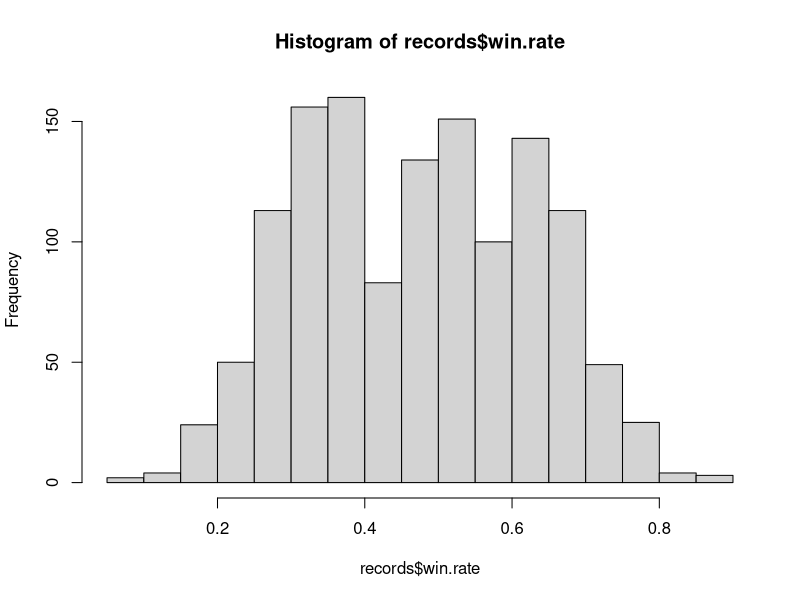
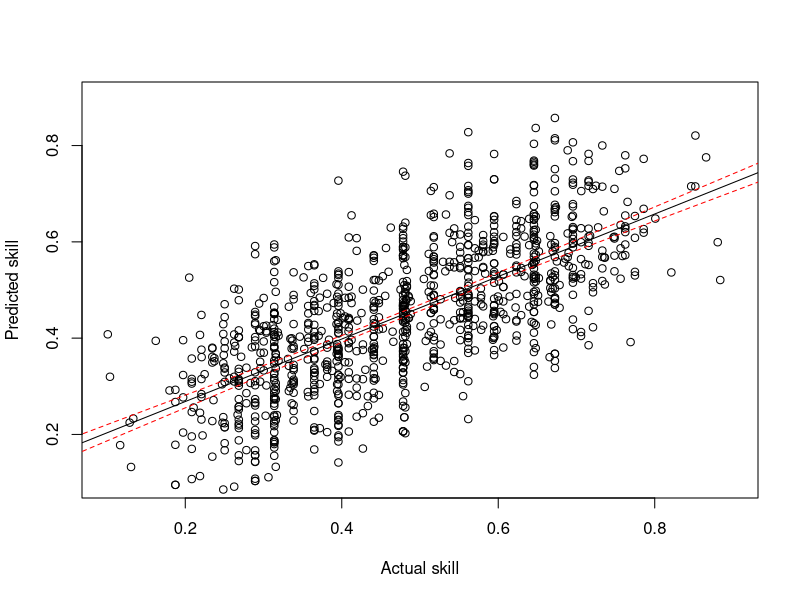

R code for these plots, in order:
# setwd('C:/Ralph/Programming/777-data')
records = read.csv('records2.csv')
for (i in 1:nrow(records)) {
	if (records[i, "player1"] > records[i, "player2"]) {
		tmp = records[i, "player1"]
		records[i, "player1"] = records[i, "player2"]
		records[i, "player2"] = tmp
		tmp = records[i, "kills"]
		records[i, "kills"] = records[i, "deaths"]
		records[i, "deaths"] = tmp
	}
}

records2 = records
tmp = records2$player1
records2$player1 = records2$player2
records2$player2 = tmp
tmp = records2$kills
records2$kills = records2$deaths
records2$deaths = tmp
records = rbind(records, records2)
#default.win.rate = qbeta(0.4, mean(records$kills), mean(records$deaths))
default.win.rate = qbeta(0.4, mean(records$kills), mean(records$deaths))
#records$win.rate = (records$kills + 2) / (records$kills + records$deaths + 4)
records$win.rate = qbeta(0.4, records$kills + mean(records$kills), records$deaths + mean(records$deaths))
write.csv(records, file='win_records.csv')
hist(records$win.rate)

# leave-one-out test
# Bootstrap
errors = as.numeric(read.csv('errors.csv', header=FALSE))
errors.boot = sample(errors, length(errors) * 10000, replace=TRUE)
# IQR
errors.ci = tapply(errors.boot, rep(1:10000, length(errors)), function(x) { return(quantile(x, 0.75) - quantile(x, 0.25))})
quantile(errors, 0.75) - quantile(errors, 0.25)
quantile(errors.ci, 0.025)
quantile(errors.ci, 0.975)
# mean
errors.ci = tapply(errors.boot, rep(1:10000, length(errors)), mean)
mean(errors)
quantile(errors.ci, 0.025)
quantile(errors.ci, 0.975)
# variance
errors.ci = tapply(errors.boot, rep(1:10000, length(errors)), var)
var(errors)
quantile(errors.ci, 0.025)
quantile(errors.ci, 0.975)

# plot test data against true data
data = read.csv('inferred_test.csv')
plot(data[,6], data[,7], xlab='Actual skill', ylab='Predicted skill', xlim=c(0.1, 0.9), ylim=c(0.1, 0.9))
cor(data[,6], data[,7])
names(data)[4] = 'one.vs.two'
names(data)[5] = 'two.vs.three'
names(data)[6] = 'actual.skill'
names(data)[7] = 'predicted.skill'
model = lm(predicted.skill ~ actual.skill, data=data)
abline(model)
conf.data = seq(0, 1, 0.05)
conf.p = predict(model, newdata=data.frame(actual.skill=conf.data), interval=c('confidence'))
lines(conf.data, conf.p[,2], col='red', lty=2)
lines(conf.data, conf.p[,3], col='red', lty=2)

# actual ranking
data = read.csv('inferred_data.csv')
j = nrow(records) + 1
for (i in 1:nrow(data)) {
  if (data[i, 1] < data[i, 2]) {
    records[j,] = c(data[i, 1], data[i, 2], 0, 0, data[i, 3])
  } else {
    records[j,] = c(data[i, 2], data[i, 1], 0, 0, 1 - data[i, 3])
  }
  j = j + 1
}

records = records[order(records[,1]),]
unique.players = length(unique(c(records[,1], records[,2])))
rank.mean1 = aggregate(win.rate ~ player1, records, mean)
rank.mean2 = aggregate(win.rate ~ player2, records, mean)
rank.mean2$win.rate = 1 - rank.mean2$win.rate
names(rank.mean2)[1] = 'player1'
rank.mean = aggregate(win.rate ~ player1, rbind(rank.mean1, rank.mean2), mean)
rank.opponents = aggregate(player2 ~ player1, records, length)
rank.opponents2 = aggregate(player1 ~ player2, records, length)
names(rank.opponents2)[1] = 'player1'
names(rank.opponents2)[2] = 'player2'
j = nrow(rank.opponents) + 1
for (i in 1:nrow(rank.opponents2)) {
  if (!(rank.opponents2[i, 1] %in% rank.opponents[,1])) {
    rank.opponents[j,] = rank.opponents2[i,]
    j = j + 1
  }
  index = which(rank.opponents[,1] == rank.opponents2[i, 1])
  rank.opponents[index, 2] = rank.opponents[index, 2] + rank.opponents2[i, 2]
}

rank.opponents$coverage = rank.opponents[,2] / unique.players
for (i in 1:nrow(rank.mean)) {
  coverage = rank.opponents$coverage[which(rank.mean[i, 1] == rank.opponents[,1])]
  rank.mean[i, 2] = rank.mean[i, 2] * coverage + (1 - coverage) * default.win.rate
}
ranking = rank.mean[order(rank.mean[,2], decreasing=TRUE),]
ranking$rank = 1:unique.players

# output rank
write.csv(ranking, file='ranking.csv')
